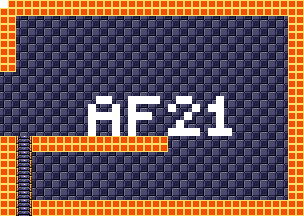

This game map was drawn from its Tiled (.tmx) file and the tilesets committed beside it. A one-line description and the trimmed map source follow:
An orthogonal 38x27 tile map with 8x8 px tiles, 4 tile layers (background, foreground, room numbers, Objects), 15 tilesets.

<map version="1.5" tiledversion="1.7.1" orientation="orthogonal" renderorder="right-down" width="38" height="27" tilewidth="8" tileheight="8" infinite="0" nextlayerid="11" nextobjectid="1">
 <tileset firstgid="1" source="tilesheets/tsKarniMata.tsx" />
 <tileset firstgid="1025" source="tilesheets/tsVoodooWasp.tsx" />
 <tileset firstgid="2049" source="tilesheets/tsBurial.tsx" />
 <tileset firstgid="3073" source="tilesheets/tsBlueTemple.tsx" />
 <tileset firstgid="4097" source="tilesheets/tsGoddess.tsx" />
 <tileset firstgid="5121" source="tilesheets/tsKonark.tsx" />
 <tileset firstgid="6145" name="sEnemies" tilewidth="8" tileheight="8" tilecount="1024" columns="32">
  <image source="../grapx/tilesheets/sObjects.bmp" trans="ff94ff" width="256" height="256" />
 </tileset>
 <tileset firstgid="7169" source="tilesheets/tsIceTemple.tsx" />
 <tileset firstgid="8193" source="tilesheets/tsLavaArea.tsx" />
 <tileset firstgid="9217" source="tilesheets/tsBossArea.tsx" />
 <tileset firstgid="10241" source="tilesheets/tsPegu.tsx" />
 <tileset firstgid="11265" source="tilesheets/sTiwanakuTemple.tsx" />
 <tileset firstgid="12289" source="tilesheets/sIndraTemple.tsx" />
 <tileset firstgid="13313" source="tilesheets/sTeleport.tsx" />
 <tileset firstgid="14337" source="tilesheets/sObjects.tsx" />
 <layer id="2" name="background" width="38" height="27">
  <data>[1026 cells, 1026 non-empty, 2 distinct tile ids]</data>
 </layer>
 <layer id="1" name="foreground" width="38" height="27">
  <data>[1026 cells, 278 non-empty, 3 distinct tile ids]</data>
 </layer>
 <layer id="7" name="room numbers" width="38" height="27">
  <data>[1026 cells, 41 non-empty, 1 distinct tile ids]</data>
 </layer>
 <layer id="10" name="Objects" width="38" height="27">
  <data>[1026 cells, 0 non-empty, 0 distinct tile ids]</data>
 </layer>
</map>
